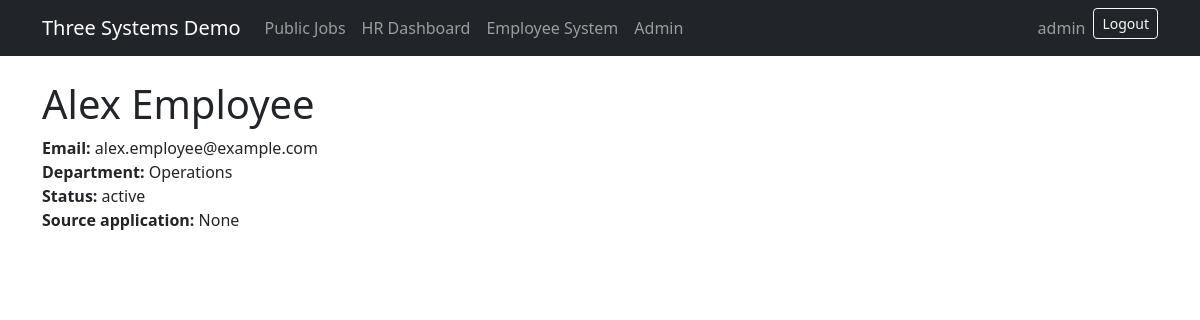
The page /employees/employees/1/ (signed in) on the database its author committed.
### employee_system/models.py (models this page shows, shortened)
class EmployeeProfile(models.Model):
    STATUS_CHOICES = [('active','Active'),('pending','Pending'),('inactive','Inactive')]
    first_name = models.CharField(max_length=100)
    last_name = models.CharField(max_length=100)
    email = models.EmailField(unique=True)
    department = models.CharField(max_length=120)
    source_application_id = models.IntegerField(null=True, blank=True)
    created_at = models.DateTimeField(auto_now_add=True)
    status = models.CharField(max_length=20, choices=STATUS_CHOICES, default='pending')

### employee_system/views.py (the view)
# urls.py: path('employees/<int:pk>/', views.employee_detail, name='employee_detail'),
@employee_system_required
def employee_detail(request, pk):
    employee = get_object_or_404(EmployeeProfile, pk=pk)
    return render(request, 'employee_system/employee_detail.html', {'employee': employee})

### employee_system/permissions.py (called while the page is built)
def is_employee_system_user(user):
    return user.is_authenticated and (user.is_superuser or user.groups.filter(name='EmployeeSystem').exists())

def employee_system_required(view_func):
    @login_required
    @wraps(view_func)
    def wrapper(request, *args, **kwargs):
        if not is_employee_system_user(request.user):
            raise PermissionDenied('EmployeeSystem group membership is required.')
        return view_func(request, *args, **kwargs)
    return wrapper

### employee_system/templates/employee_system/employee_detail.html
{% extends "base.html" %}{% block content %}<h1>{{ employee.first_name }} {{ employee.last_name }}</h1><p><strong>Email:</strong> {{ employee.email }}<br><strong>Department:</strong> {{ employee.department }}<br><strong>Status:</strong> {{ employee.status }}<br><strong>Source application:</strong> {{ employee.source_application_id }}</p>{% endblock %}

### templates/base.html (shortened to what this page needs)
{% load group_tags %}
<!doctype html>
<html lang="en">
<head>
  <link href="https://cdn.jsdelivr.net/npm/bootstrap@5.3.3/dist/css/bootstrap.min.css" rel="stylesheet">
</head>
<body>
<nav class="navbar navbar-expand-lg navbar-dark bg-dark mb-4">
  <div class="container">
    <a class="navbar-brand" href="/">Three Systems Demo</a>
    <div class="navbar-nav">
      <a class="nav-link" href="{% url 'external_jobs:public_job_list' %}">Public Jobs</a>
      {% if user.is_authenticated %}
        {% if user.is_superuser or user|has_group:"HR" %}<a class="nav-link" href="{% url 'hr:dashboard' %}">HR Dashboard</a>{% endif %}
        {% if user.is_superuser or user|has_group:"EmployeeSystem" %}<a class="nav-link" href="{% url 'employee_system:dashboard' %}">Employee System</a>{% endif %}
        {% if user.is_superuser %}<a class="nav-link" href="/admin/">Admin</a>{% endif %}
      {% endif %}
    </div>
    <div class="ms-auto navbar-nav">
      {% if user.is_authenticated %}
        <span class="navbar-text me-2">{{ user.username }}</span>
        <form method="post" action="{% url 'logout' %}">{% csrf_token %}<button class="btn btn-sm btn-outline-light">Logout</button></form>
      {% else %}
        <a class="btn btn-sm btn-outline-light" href="{% url 'login' %}">Login</a>
      {% endif %}
    </div>
  </div>
</nav>
<main class="container">
  {% block content %}{% endblock %}
</main>
</body>
</html>

### rows shown on the page
EmployeeProfile: first_name "Alex", last_name "Employee", email "alex.employee@example.com", department "Operations", status "active", source_application_id "None"

### other values the page prints
{{ user.username }} "admin"
